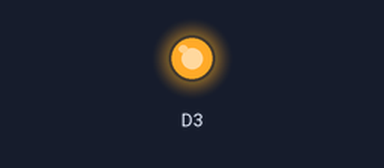
Bench run of a sketch on a simulated ESP8266 (NodeMCU). Parts: output pins drawn as LEDs (lit = HIGH).

Above: at 1.0 s.
At 3.0 s:
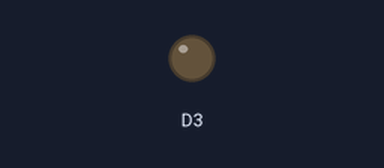
Timing chart, 0 to 5.2 s (numbered marks = the images above):
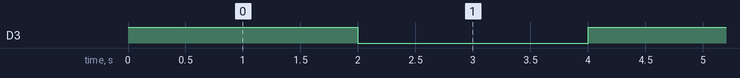

Measured:
- by itself, D3: alternates HIGH for 2.0 s and LOW for 2.0 s

The sketch:

nodemcu_test_motor_driver.ino
```cpp
void setup() {
  // put your setup code here, to run once:
  pinMode(D3, OUTPUT);

}

void loop() {
  // put your main code here, to run repeatedly:
  digitalWrite(D3, HIGH);
  delay(2000);
  digitalWrite(D3, LOW);
  delay(2000);

}
```
